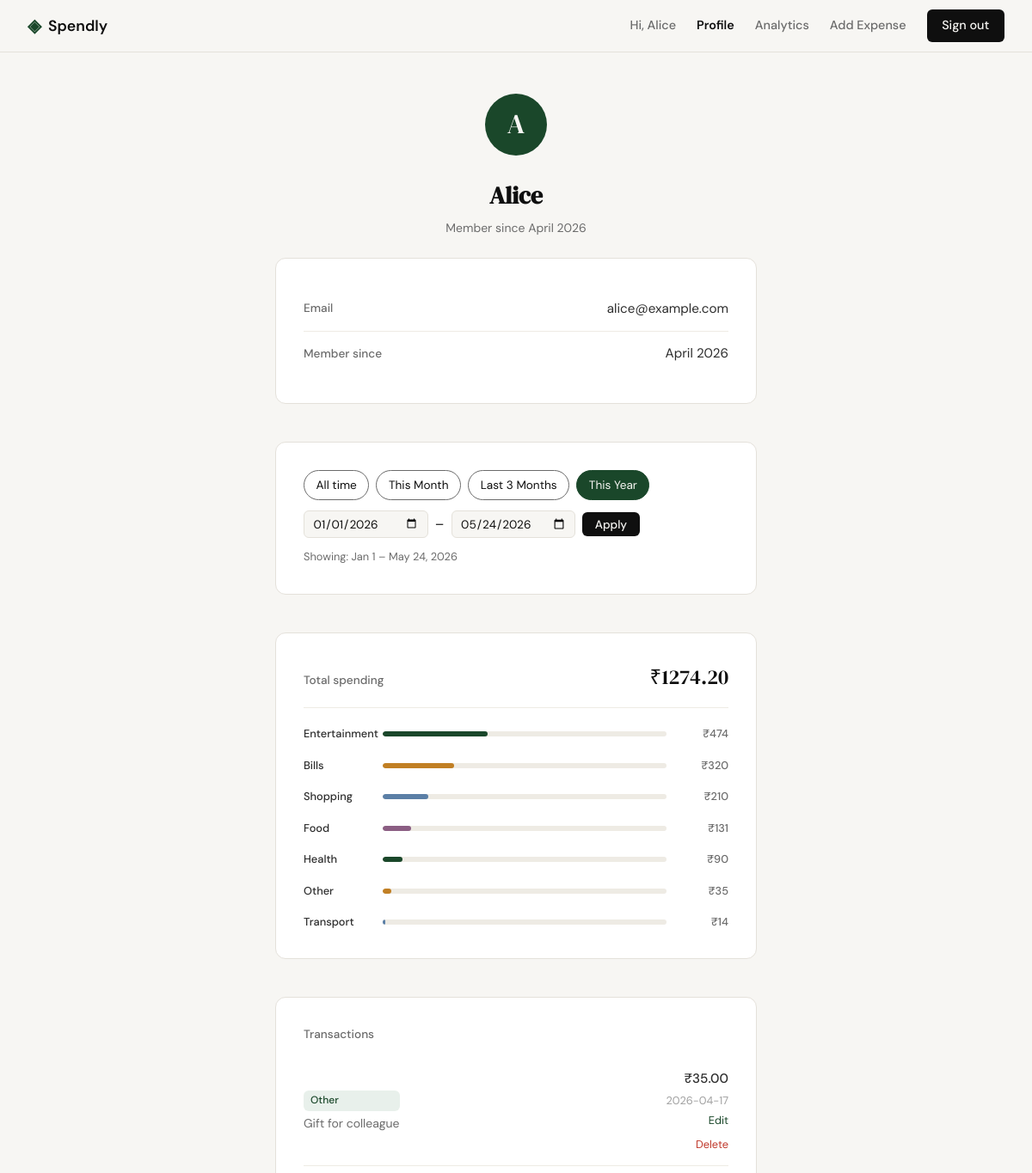
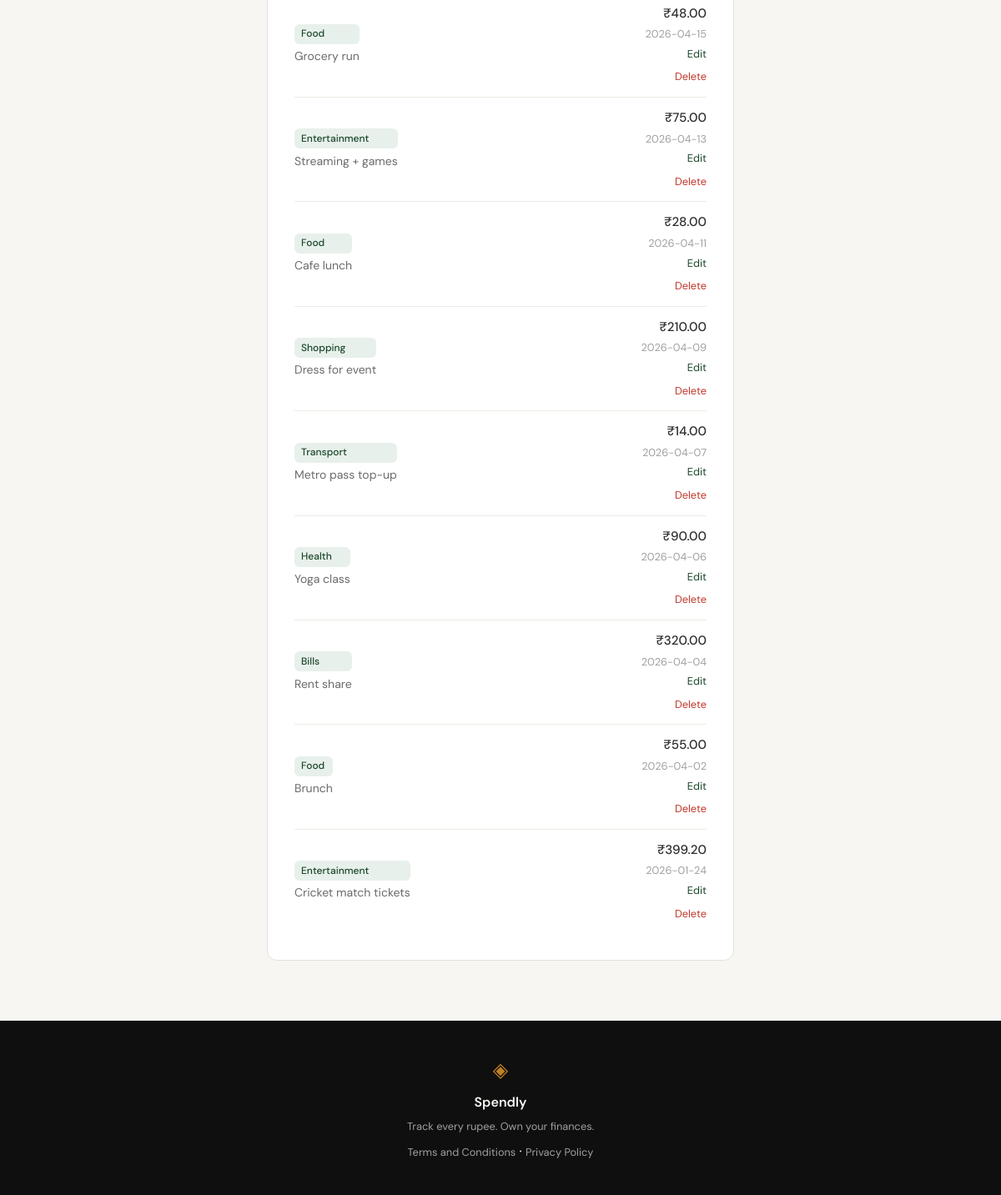
Page /profile?from=2026-01-01&to=2026-05-24 (signed in) on the committed database (2 pictures, top to bottom).
### tables this page shows
CREATE TABLE users (
                id            INTEGER PRIMARY KEY AUTOINCREMENT,
                name          TEXT    NOT NULL,
                email         TEXT    NOT NULL UNIQUE,
                password_hash TEXT    NOT NULL,
                created_at    TEXT    DEFAULT (datetime('now'))
            );

CREATE TABLE expenses (
                id          INTEGER PRIMARY KEY AUTOINCREMENT,
                user_id     INTEGER NOT NULL REFERENCES users(id),
                amount      REAL    NOT NULL,
                category    TEXT    NOT NULL,
                date        TEXT    NOT NULL,
                description TEXT,
                created_at  TEXT    DEFAULT (datetime('now'))
            );

### app.py (the view, shortened to what this page needs)
@app.route("/profile")
def profile():
    if not session.get("user_id"):
        return redirect(url_for("login"))
    uid = session["user_id"]
    db = get_db()
    user = db.execute(
        "SELECT name, email, created_at FROM users WHERE id = ?",
        (uid,)
    ).fetchone()
    if user is None:
        session.clear()
        return redirect(url_for("login"))
    member_since = datetime.strptime(user["created_at"][:10], "%Y-%m-%d").strftime("%B %Y")
    from_raw  = request.args.get("from", "")
    to_raw    = request.args.get("to", "")
    from_date = to_date = None
    try:
        if from_raw and to_raw:
            from_date = datetime.strptime(from_raw, "%Y-%m-%d").date()
            to_date   = datetime.strptime(to_raw,   "%Y-%m-%d").date()
            if from_date > to_date:
                from_date = to_date = None
    except ValueError:
        pass
    presets = _build_date_presets(date.today())
    if from_date and to_date:
        fd, td = from_date.isoformat(), to_date.isoformat()
        total_spent = db.execute(
            "SELECT COALESCE(SUM(amount), 0) FROM expenses"
            " WHERE user_id = ? AND date BETWEEN ? AND ?",
            (uid, fd, td),
        ).fetchone()[0]
        cat_rows = db.execute(
            "SELECT category, SUM(amount) as total FROM expenses"
            " WHERE user_id = ? AND date BETWEEN ? AND ?"
            " GROUP BY category ORDER BY total DESC",
            (uid, fd, td),
        ).fetchall()
        recent = db.execute(
            "SELECT id, amount, category, date, description FROM expenses"
            " WHERE user_id = ? AND date BETWEEN ? AND ?"
            " ORDER BY date DESC",
            (uid, fd, td),
        ).fetchall()
    categories = [
        {
            "name": r["category"],
            "total": r["total"],
            "pct": round(r["total"] / total_spent * 100) if total_spent else 0,
        }
        for r in cat_rows
    ]
    return render_template("profile.html",
        user=user,
        member_since=member_since,
        total_spent=total_spent,
        categories=categories,
        recent=recent,
        from_date=from_date,
        to_date=to_date,
        presets=presets,
    )

### app.py (called while the page is built)
def _build_date_presets(today):
    m3_month = today.month - 2
    m3_year  = today.year
    if m3_month <= 0:
        m3_month += 12
        m3_year  -= 1
    return {
        "this_month":    {"from": date(today.year, today.month, 1).isoformat(), "to": today.isoformat()},
        "last_3_months": {"from": date(m3_year, m3_month, 1).isoformat(),       "to": today.isoformat()},
        "this_year":     {"from": date(today.year, 1, 1).isoformat(),            "to": today.isoformat()},
    }

### database/db.py (called while the page is built)
def get_db():
    conn = sqlite3.connect(DB_PATH)
    conn.row_factory = sqlite3.Row
    conn.execute("PRAGMA foreign_keys = ON")
    return conn

### templates/profile.html (shortened to what this page needs)
{% extends "base.html" %}
{% block content %}
<section class="profile-page">
    <div class="profile-wrap">
        <div class="profile-head">
            <div class="profile-avatar">{{ user.name[0].upper() }}</div>
            <h1 class="profile-name">{{ user.name }}</h1>
            <p class="profile-since">Member since {{ member_since }}</p>
        </div>
        <div class="auth-card">
            <div class="profile-field">
                <span class="profile-label">Email</span>
                <span class="profile-value">{{ user.email }}</span>
            </div>
            <div class="profile-field profile-field--last">
                <span class="profile-label">Member since</span>
                <span class="profile-value">{{ member_since }}</span>
            </div>
        </div>
        <div class="filter-bar auth-card">
            <div class="filter-presets">
                <a href="{{ url_for('profile') }}"
                   class="filter-preset-btn{% if not from_date %} active{% endif %}">All time</a>
                <a href="{{ url_for('profile', **{'from': presets.this_month.from, 'to': presets.this_month.to}) }}"
                   class="filter-preset-btn{% if from_date and from_date.isoformat() == presets.this_month.from %} active{% endif %}">This Month</a>
                <a href="{{ url_for('profile', **{'from': presets.last_3_months.from, 'to': presets.last_3_months.to}) }}"
                   class="filter-preset-btn{% if from_date and from_date.isoformat() == presets.last_3_months.from %} active{% endif %}">Last 3 Months</a>
                <a href="{{ url_for('profile', **{'from': presets.this_year.from, 'to': presets.this_year.to}) }}"
                   class="filter-preset-btn{% if from_date and from_date.isoformat() == presets.this_year.from %} active{% endif %}">This Year</a>
            </div>
            <form class="filter-custom" method="get" action="{{ url_for('profile') }}">
                <input type="date" name="from" class="form-input" value="{{ from_date or '' }}">
                <span>–</span>
                <input type="date" name="to" class="form-input" value="{{ to_date or '' }}">
                <button type="submit" class="btn--sm">Apply</button>
            </form>
            {% if from_date and to_date %}
            <p class="filter-label">Showing: {{ from_date.strftime("%b") }} {{ from_date.day }} – {{ to_date.strftime("%b") }} {{ to_date.day }}, {{ to_date.year }}</p>
            {% endif %}
        </div>
        {% if categories %}
        <div class="auth-card">
            <div class="profile-spend-header">
                <span class="profile-label">Total spending</span>
                <span class="profile-spend-total">&#8377;{{ "%.2f"|format(total_spent) }}</span>
            </div>
            {% set bar_mods = ['', ' mock-bar-2', ' mock-bar-3', ' mock-bar-4'] %}
            <div class="mock-bars">
                {% for cat in categories %}
                <div class="mock-bar-row">
                    <span class="mock-cat">{{ cat.name }}</span>
                    <div class="mock-bar-track">
                        <div class="mock-bar{{ bar_mods[loop.index0 % 4] }}" style="width: {{ cat.pct }}%"></div>
                    </div>
                    <span class="mock-amt">&#8377;{{ "%.0f"|format(cat.total) }}</span>
                </div>
                {% endfor %}
            </div>
        </div>
        {% endif %}
        {% if recent %}
        <div class="auth-card">
            <p class="profile-section-label">{% if from_date %}Transactions{% else %}Recent transactions{% endif %}</p>
            <div class="txn-list">
                {% for txn in recent %}
                <div class="txn-row{% if loop.last %} txn-row--last{% endif %}">
                    <div class="txn-left">
                        <span class="txn-cat">{{ txn.category }}</span>
                        <span class="txn-desc">{{ txn.description or '—' }}</span>
                    </div>
                    <div class="txn-right">
                        <span class="txn-amt">&#8377;{{ "%.2f"|format(txn.amount) }}</span>
                        <span class="txn-date">{{ txn.date }}</span>
                        <a href="{{ url_for('edit_expense', id=txn.id) }}" style="font-size:0.8rem; color:var(--accent); margin-left:0.5rem;">Edit</a>
                        <form method="post" action="{{ url_for('delete_expense', id=txn.id) }}" style="display:inline; margin-left:0.5rem;">
                            <button type="submit" onclick="return confirm('Delete this expense? This cannot be undone.')" style="background:none; border:none; padding:0; font-size:0.8rem; color:var(--danger); cursor:pointer; font-family:var(--font-body);">Delete</button>
                        </form>
                    </div>
                </div>
                {% endfor %}
            </div>
        </div>
        {% endif %}
    </div>
</section>
{% endblock %}

### templates/base.html (shortened to what this page needs)
<!DOCTYPE html>
<html lang="en">
<head>
    <link rel="stylesheet" href="{{ url_for('static', filename='css/style.css') }}">
</head>
<body>
    <nav class="navbar">
        <div class="nav-inner">
            <a href="{{ url_for('landing') }}" class="nav-brand">
                <span class="brand-icon">◈</span>
                <span class="brand-name">Spendly</span>
            </a>
            <div class="nav-links">
                {% if session.get('user_id') %}
                    <span class="nav-greeting">Hi, {{ session['user_name'] }}</span>
                    <a href="{{ url_for('profile') }}" {% if request.endpoint == 'profile' %}class="nav-link--active"{% endif %}>Profile</a>
                    <a href="{{ url_for('analytics') }}" {% if request.endpoint == 'analytics' %}class="nav-link--active"{% endif %}>Analytics</a>
                    <a href="{{ url_for('add_expense') }}" {% if request.endpoint == 'add_expense' %}class="nav-link--active"{% endif %}>Add Expense</a>
                    <a href="{{ url_for('logout') }}" class="nav-cta">Sign out</a>
                {% else %}
                    <a href="{{ url_for('login') }}">Sign in</a>
                    <a href="{{ url_for('register') }}" class="nav-cta">Get started</a>
                {% endif %}
            </div>
        </div>
    </nav>
    <main class="main-content">
        {% block content %}{% endblock %}
    </main>
    <footer class="footer">
        <div class="footer-inner">
            <span class="brand-icon">◈</span>
            <span class="footer-name">Spendly</span>
            <p class="footer-copy">Track every rupee. Own your finances.</p>
            <p><a href="/terms">Terms and Conditions</a> &middot; <a href="/privacy">Privacy Policy</a></p>
        </div>
    </footer>
</body>
</html>

### rows in the picture
users: user_name "Alice", name "A", name "Alice", email "alice@example.com"
expenses: category "Other", description "Gift for colleague", amount "35.00", date "2026-04-17"
expenses: category "Food", description "Grocery run", amount "48.00", date "2026-04-15"
expenses: category "Entertainment", description "Streaming + games", amount "75.00", date "2026-04-13"
expenses: category "Food", description "Cafe lunch", amount "28.00", date "2026-04-11"
expenses: category "Shopping", description "Dress for event", amount "210.00", date "2026-04-09"
expenses: category "Transport", description "Metro pass top-up", amount "14.00", date "2026-04-07"
expenses: category "Health", description "Yoga class", amount "90.00", date "2026-04-06"
expenses: category "Bills", description "Rent share", amount "320.00", date "2026-04-04"
expenses: category "Food", description "Brunch", amount "55.00", date "2026-04-02"
expenses: category "Entertainment", description "Cricket match tickets", amount "399.20", date "2026-01-24"

### other values in the picture
{{ member_since }} "April 2026"
{{ from_date.strftime("%b") }} "Jan"
{{ from_date.day }} "1"
{{ to_date.strftime("%b") }} "May"
{{ to_date.day }} "24"
{{ to_date.year }} "2026"
{{ "%.2f"|format(total_spent) }} "1274.20"
{{ cat.name }} "Entertainment" "Bills" "Shopping" "Food" "Health" "Other" "Transport"
{{ "%.0f"|format(cat.total) }} "474" "320" "210" "131" "90" "35" "14"
